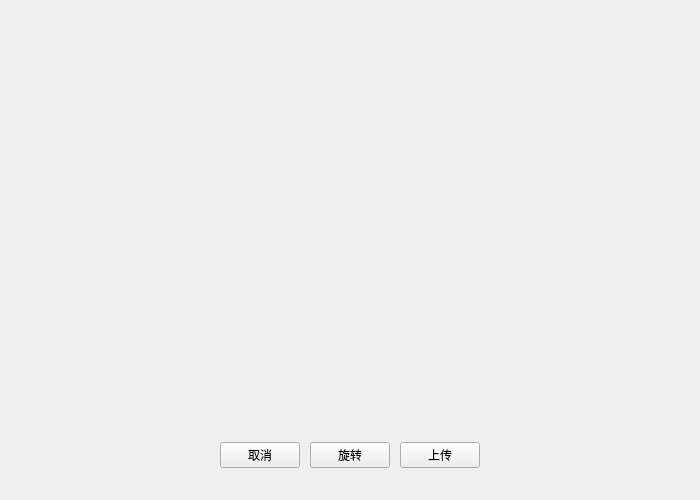
<?xml version="1.0" encoding="UTF-8"?>
<ui version="4.0">
 <class>ImageClipForm</class>
 <widget class="QWidget" name="ImageClipForm">
  <property name="geometry">
   <rect>
    <x>0</x>
    <y>0</y>
    <width>700</width>
    <height>500</height>
   </rect>
  </property>
  <property name="windowTitle">
   <string>Form</string>
  </property>
  <widget class="QLabel" name="lab_image">
   <property name="geometry">
    <rect>
     <x>60</x>
     <y>480</y>
     <width>151</width>
     <height>31</height>
    </rect>
   </property>
   <property name="text">
    <string/>
   </property>
  </widget>
  <widget class="QWidget" name="verticalLayoutWidget_2">
   <property name="geometry">
    <rect>
     <x>9</x>
     <y>9</y>
     <width>681</width>
     <height>481</height>
    </rect>
   </property>
   <layout class="QVBoxLayout" name="vlayout_box">
    <property name="spacing">
     <number>10</number>
    </property>
    <property name="leftMargin">
     <number>12</number>
    </property>
    <property name="topMargin">
     <number>12</number>
    </property>
    <property name="rightMargin">
     <number>12</number>
    </property>
    <property name="bottomMargin">
     <number>22</number>
    </property>
    <item>
     <layout class="QVBoxLayout" name="verticalLayout">
      <property name="spacing">
       <number>0</number>
      </property>
      <item>
       <widget class="QLabel" name="lab_top">
        <property name="text">
         <string/>
        </property>
       </widget>
      </item>
      <item>
       <layout class="QHBoxLayout" name="horizontalLayout">
        <property name="spacing">
         <number>0</number>
        </property>
        <item>
         <widget class="QLabel" name="lab_left">
          <property name="text">
           <string/>
          </property>
         </widget>
        </item>
        <item>
         <layout class="QVBoxLayout" name="image_vlayout">
          <property name="spacing">
           <number>0</number>
          </property>
          <property name="leftMargin">
           <number>0</number>
          </property>
          <property name="topMargin">
           <number>0</number>
          </property>
          <property name="rightMargin">
           <number>0</number>
          </property>
          <property name="bottomMargin">
           <number>0</number>
          </property>
          <item>
           <widget class="QLabel" name="lab_top_shadow">
            <property name="sizePolicy">
             <sizepolicy hsizetype="Preferred" vsizetype="Preferred">
              <horstretch>0</horstretch>
              <verstretch>0</verstretch>
             </sizepolicy>
            </property>
            <property name="text">
             <string/>
            </property>
           </widget>
          </item>
          <item>
           <layout class="QHBoxLayout" name="image_hlayout">
            <property name="spacing">
             <number>0</number>
            </property>
            <item>
             <widget class="QLabel" name="lab_left_shadow">
              <property name="sizePolicy">
               <sizepolicy hsizetype="Preferred" vsizetype="Preferred">
                <horstretch>0</horstretch>
                <verstretch>0</verstretch>
               </sizepolicy>
              </property>
              <property name="text">
               <string/>
              </property>
             </widget>
            </item>
            <item>
             <layout class="QVBoxLayout" name="image_vlayout2">
              <item>
               <layout class="QHBoxLayout" name="image_hlayout_top">
                <property name="spacing">
                 <number>0</number>
                </property>
                <item>
                 <widget class="QLabel" name="lab_top_left">
                  <property name="sizePolicy">
                   <sizepolicy hsizetype="Preferred" vsizetype="Preferred">
                    <horstretch>0</horstretch>
                    <verstretch>0</verstretch>
                   </sizepolicy>
                  </property>
                  <property name="text">
                   <string/>
                  </property>
                 </widget>
                </item>
                <item>
                 <spacer name="horizontalSpacer">
                  <property name="orientation">
                   <enum>Qt::Horizontal</enum>
                  </property>
                  <property name="sizeHint" stdset="0">
                   <size>
                    <width>40</width>
                    <height>20</height>
                   </size>
                  </property>
                 </spacer>
                </item>
                <item>
                 <widget class="QLabel" name="lab_top_right">
                  <property name="text">
                   <string/>
                  </property>
                 </widget>
                </item>
               </layout>
              </item>
              <item>
               <spacer name="verticalSpacer">
                <property name="orientation">
                 <enum>Qt::Vertical</enum>
                </property>
                <property name="sizeHint" stdset="0">
                 <size>
                  <width>20</width>
                  <height>40</height>
                 </size>
                </property>
               </spacer>
              </item>
              <item>
               <layout class="QHBoxLayout" name="image_hlayout_bottom">
                <property name="spacing">
                 <number>0</number>
                </property>
                <item>
                 <widget class="QLabel" name="lab_bottom_left">
                  <property name="text">
                   <string/>
                  </property>
                 </widget>
                </item>
                <item>
                 <spacer name="horizontalSpacer_2">
                  <property name="orientation">
                   <enum>Qt::Horizontal</enum>
                  </property>
                  <property name="sizeHint" stdset="0">
                   <size>
                    <width>40</width>
                    <height>20</height>
                   </size>
                  </property>
                 </spacer>
                </item>
                <item>
                 <widget class="QLabel" name="lab_bottom_right">
                  <property name="text">
                   <string/>
                  </property>
                 </widget>
                </item>
               </layout>
              </item>
             </layout>
            </item>
            <item>
             <widget class="QLabel" name="lab_right_shadow">
              <property name="sizePolicy">
               <sizepolicy hsizetype="Preferred" vsizetype="Preferred">
                <horstretch>0</horstretch>
                <verstretch>0</verstretch>
               </sizepolicy>
              </property>
              <property name="text">
               <string/>
              </property>
             </widget>
            </item>
           </layout>
          </item>
          <item>
           <widget class="QLabel" name="lab_bottom_shadow">
            <property name="sizePolicy">
             <sizepolicy hsizetype="Preferred" vsizetype="Preferred">
              <horstretch>0</horstretch>
              <verstretch>0</verstretch>
             </sizepolicy>
            </property>
            <property name="text">
             <string/>
            </property>
           </widget>
          </item>
         </layout>
        </item>
        <item>
         <widget class="QLabel" name="lab_right">
          <property name="text">
           <string/>
          </property>
         </widget>
        </item>
       </layout>
      </item>
      <item>
       <widget class="QLabel" name="lab_bottom">
        <property name="text">
         <string/>
        </property>
       </widget>
      </item>
     </layout>
    </item>
    <item>
     <layout class="QHBoxLayout" name="layout_bottom_bar">
      <item>
       <spacer name="horizontalSpacer_3">
        <property name="orientation">
         <enum>Qt::Horizontal</enum>
        </property>
        <property name="sizeHint" stdset="0">
         <size>
          <width>40</width>
          <height>20</height>
         </size>
        </property>
       </spacer>
      </item>
      <item>
       <widget class="QPushButton" name="btn_cancel">
        <property name="text">
         <string>取消</string>
        </property>
       </widget>
      </item>
      <item>
       <widget class="QPushButton" name="btn_rotate">
        <property name="text">
         <string>旋转</string>
        </property>
       </widget>
      </item>
      <item>
       <widget class="QPushButton" name="btn_upload_2">
        <property name="cursor">
         <cursorShape>PointingHandCursor</cursorShape>
        </property>
        <property name="text">
         <string>上传</string>
        </property>
       </widget>
      </item>
      <item>
       <spacer name="horizontalSpacer_4">
        <property name="orientation">
         <enum>Qt::Horizontal</enum>
        </property>
        <property name="sizeHint" stdset="0">
         <size>
          <width>40</width>
          <height>20</height>
         </size>
        </property>
       </spacer>
      </item>
     </layout>
    </item>
   </layout>
  </widget>
  <zorder>verticalLayoutWidget_2</zorder>
  <zorder>lab_image</zorder>
 </widget>
 <resources/>
 <connections/>
</ui>
